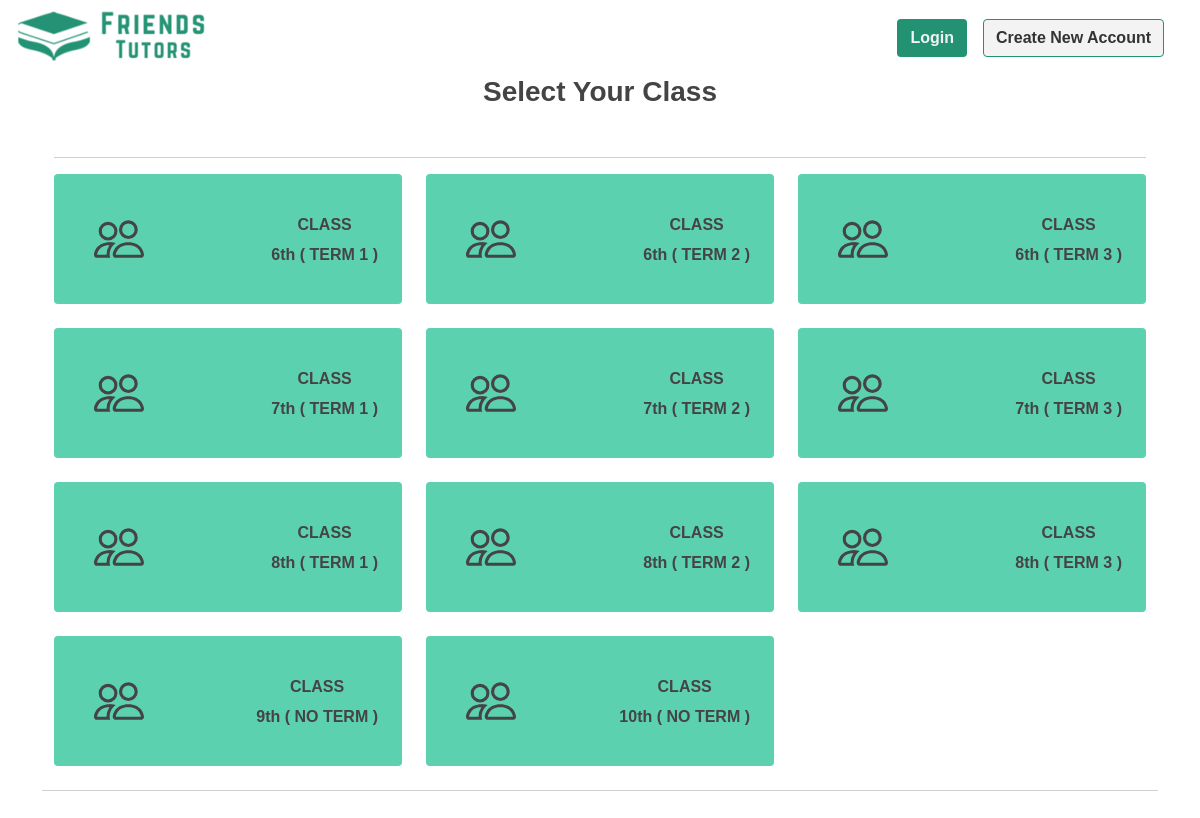
/users/user_quiz_select.php?quiz, run on the app's committed database.
### tables this page shows
CREATE TABLE `class` (
  `classid` varchar(10) NOT NULL,
  `termid` varchar(10) NOT NULL,
  `classname` varchar(50) NOT NULL,
  `subjects` varchar(255) NOT NULL
);

### users/user_quiz_select.php (the view, shortened to what this page needs)
<?php
require('../includes/connection.php');
?>
<!DOCTYPE html>
<html lang="en">
<head>
    <link rel="stylesheet" href="../src/bootstrap/css/bootstrap.min.css">
    <link rel="stylesheet" href="../src/css/style.css">
</head>
<body>
    <?php
    require('./user_header.php');
    ?>
    <main>
        <?php
        if (isset($_GET["quiz"])) {
        ?>
            <h3 class="text-center fw-bold">Select Your Class</h3>
            <div class='container pt-4 px-4 mb-5'>
                <hr>
                <div class='row g-4' id="animatedRow">
                    <?php
                    $class_details = mysqli_query($conn, "SELECT * FROM class");
                    if ($class_details) {
                        while ($class_details_row = mysqli_fetch_assoc($class_details)) {
                            echo ("
                            <a href='user_quiz_select.php?class=" . $class_details_row['classid'] . "' class='hover-translateY-elements col-sm-6 col-xl-4'>
                                <div class='primary-card rounded d-flex align-items-center justify-content-between p-4'>
                                <svg xmlns='http://www.w3.org/2000/svg' width='50' height='50' fill='currentColor' class='m-3 bi bi-people' viewBox='0 0 16 16'>
                                <path d='M15 14s1 0 1-1-1-4-5-4-5 3-5 4 1 1 1 1zm-7.978-1L7 12.996c.001-.264.167-1.03.76-1.72C8.312 10.629 9.282 10 11 10c1.717 0 2.687.63 3.24 1.276.593.69.758 1.457.76 1.72l-.008.002-.014.002zM11 7a2 2 0 1 0 0-4 2 2 0 0 0 0 4m3-2a3 3 0 1 1-6 0 3 3 0 0 1 6 0M6.936 9.28a6 6 0 0 0-1.23-.247A7 7 0 0 0 5 9c-4 0-5 3-5 4q0 1 1 1h4.216A2.24 2.24 0 0 1 5 13c0-1.01.377-2.042 1.09-2.904.243-.294.526-.569.846-.816M4.92 10A5.5 5.5 0 0 0 4 13H1c0-.26.164-1.03.76-1.724.545-.636 1.492-1.256 3.16-1.275ZM1.5 5.5a3 3 0 1 1 6 0 3 3 0 0 1-6 0m3-2a2 2 0 1 0 0 4 2 2 0 0 0 0-4'/>
                              </svg>
                                    <div class='ms-3'>
                                        <p class='mb-2 text-center'> CLASS </p>
                                        <h6 class='mb-0 fw-bold'>" . $class_details_row['classname'] . "th ( " . $class_details_row['termid']  . " )</h6>
                                    </div>
                                </div>
                            </a>
                        ");
                        }
                    }
                    ?>
                    <hr>
                </div>
            <?php
        } ?>
        </div>
    </main>
</body>
</html>

### users/user_header.php (shortened to what this page needs)
<header>
	<nav class="navbar navbar-expand-lg m-0 p-0">
		<div class="container-fluid">
			<a class="navbar-brand" href="../index.php">
				<img src="../src/img/logo.png" alt="Friends Tutors Logo" width="200">
			</a>
			<div class=" collapse navbar-collapse" id="navbarSupportedContent">
				<?php
				if (isset($_SESSION['username'])) {
					echo ("
                <div class='ms-auto d-flex justify-content-center align-items-center gap-3 me-4'>
                    <span>
						<a href='./user_profile.php'>
							<svg xmlns='http://www.w3.org/2000/svg' width='35' height='35' fill='currentColor' class='bi bi-person-square' viewBox='0 0 16 16'>
								<path d='M11 6a3 3 0 1 1-6 0 3 3 0 0 1 6 0'/>
								<path d='M2 0a2 2 0 0 0-2 2v12a2 2 0 0 0 2 2h12a2 2 0 0 0 2-2V2a2 2 0 0 0-2-2zm12 1a1 1 0 0 1 1 1v12a1 1 0 0 1-1 1v-1c0-1-1-4-6-4s-6 3-6 4v1a1 1 0 0 1-1-1V2a1 1 0 0 1 1-1z'/>
							</svg>
						</a>
					</span>
                    <span><strong>" . $_SESSION['username'] . "</strong></span>
                    <a class='btn fw-bold logout-btn' href='user_logout.php'>Logout</a>
                </div>
                ");
				} else {
					echo ("
                <div class='ms-auto d-flex justify-content-center align-items-center gap-3 me-4'>
                <a href='./login.php' class='btn fw-bold login-btn'>Login</a>
                <a href='./signin.php' class='btn fw-bold signin-btn'>Create New Account</a>
                </div>
            ");
				} ?>
			</div>
		</div>
	</nav>
</header>

### src/css/style.css (style rules this page uses)
:root { --primary-clr: #239273; --primary-hover: #239273cc; --primary-card: #5cd1b0; --fc-light: #f3f3f3; --fc-dark-200: #444444; --fw-400: 400; --fw-700: 700; --fw-header: var(--fw-400); --fw-body: var(--fw-400); --fw-body-header: var(--fw-700); --fs-small: 1rem; --fs-normal: 1.15rem; --fs-heading-500: 1.5rem; --fs-heading-700: 2.5rem; --fs-header: var(--fs-heading-700); --fs-body: var(--fs-normal); --fs-input: var(--fs-small); --line-height-header: 0.9; --line-height-normal: 1.6; }
*, *::before, *::after { box-sizing: border-box; font-family: "Lucida Sans", "Lucida Sans Regular", "Lucida Grande", "Lucida Sans Unicode", Geneva, Verdana, sans-serif; }
* { margin: 0; padding: 0; color: var(--fc-dark-200); }
html { hanging-punctuation: first last; scroll-behavior: smooth; }
body { min-height: 100svh; min-width: 350px; }
img, picture, video { max-width: 100%; display: block; }
a { text-decoration: none; }
h1, h2, h3, h4, h5, h6 { text-wrap: balance; }
p, li { max-width: var(--p-max-width, 65ch); text-wrap: pretty; }
.primary-card { background-color: var(--primary-card); color: var(--fc-light); font-weight: bold; }
.login-btn { color: #f3f3f3; border: 1.5px solid transparent; background-color: var(--primary-clr); }
.signin-btn, .logout-btn { color: #333; border: 1.5px solid var(--primary-clr); background-color: var(--fc-light); }
#animatedRow .animate-column { opacity: 0; transform: translateY(20px); }
#animatedRow .animate-column { animation: showColumn 0.5s ease forwards; }

### data on the page
class: classname "6", termid "TERM 1"
class: classname "6", termid "TERM 2"
class: classname "6", termid "TERM 3"
class: classname "7", termid "TERM 1"
class: classname "7", termid "TERM 2"
class: classname "7", termid "TERM 3"
class: classname "8", termid "TERM 1"
class: classname "8", termid "TERM 2"
class: classname "8", termid "TERM 3"
class: classname "9", termid "NO TERM"
class: classname "10", termid "NO TERM"
